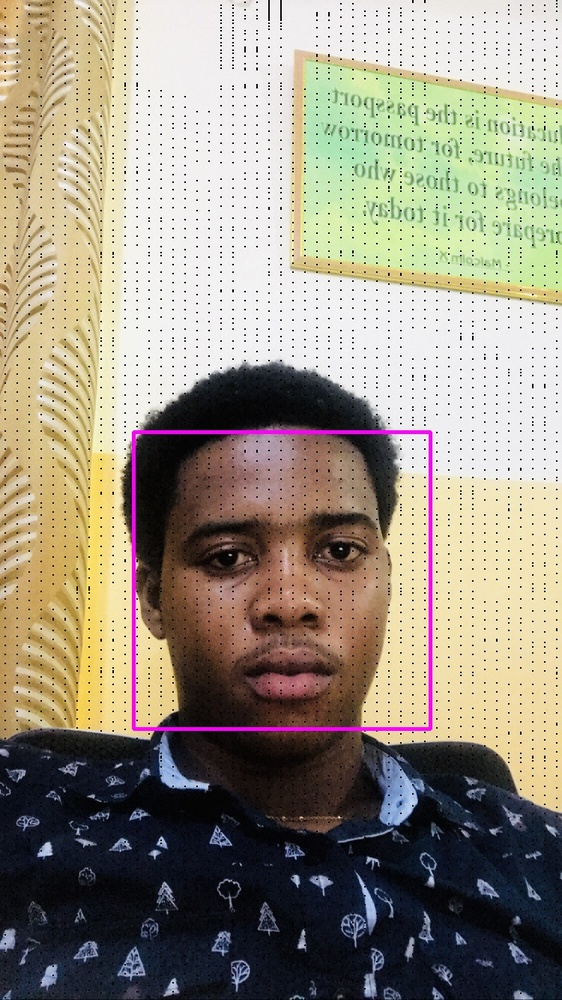
#> input picture 37A0A2CD-11CD-4A1D-AA8A-D5D0FB52F1BC.jpg, 562 x 1000 px, shrunk from 750 x 1334 before the run, given as the content of the folder desktop/sample_faces3, which was not available
$ jupyter execute Face_Detection.ipynb   (text cells are left out)
#> lines starting #> are read from the running program, lines starting #| are printed output that depends on the picture; after the words box and inside, x2 and y2 are one past the last pixel; in counts of white or black regions, pixels touching at a corner belong together; pictures that were not available may be replaced by others from this repository, and a replacement may not be noted
#> further down, img_read is the input picture: shape (1000, 562, 3); mean B, G, R 129.5, 145.3, 152.8
[cell 1]
import cv2 # imported OpenCV library

face_classifier = cv2.CascadeClassifier('downloads/haarcascade_frontalface_default.xml')#Haar Cascade classifier
def face_detect(img, box=True):
    '''a function to detect face so we  first get the image and convert it to grayscale to reduce computation power,
    detect face and draw rectangle around face.Finally save the new detected faces in another folder'''
#> called with box = True

    grayscale = cv2.cvtColor(img, cv2.COLOR_BGR2GRAY) #converting original image to color gray to reduce computation power
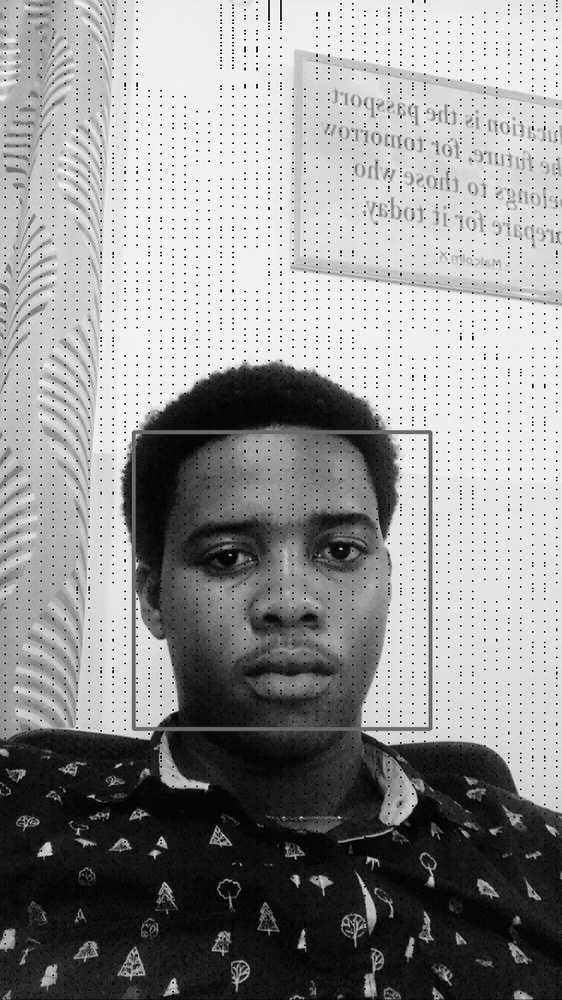
#> grayscale: shape (1000, 562); min 0, max 255, mean 145.7
    faces = face_classifier.detectMultiScale(grayscale, scaleFactor=1.05, minNeighbors=13, minSize=(30,30))#detect face
#> faces = [[133, 431, 297, 297]]

    face_box, face_coords = None, []
    for (x,y,w,h) in faces:
        if box:
            cv2.rectangle(img, (x,y), (x+w,y+h),(255,0,255), 4) #lets only loop the rectangular face
#> this loop made 1 pass
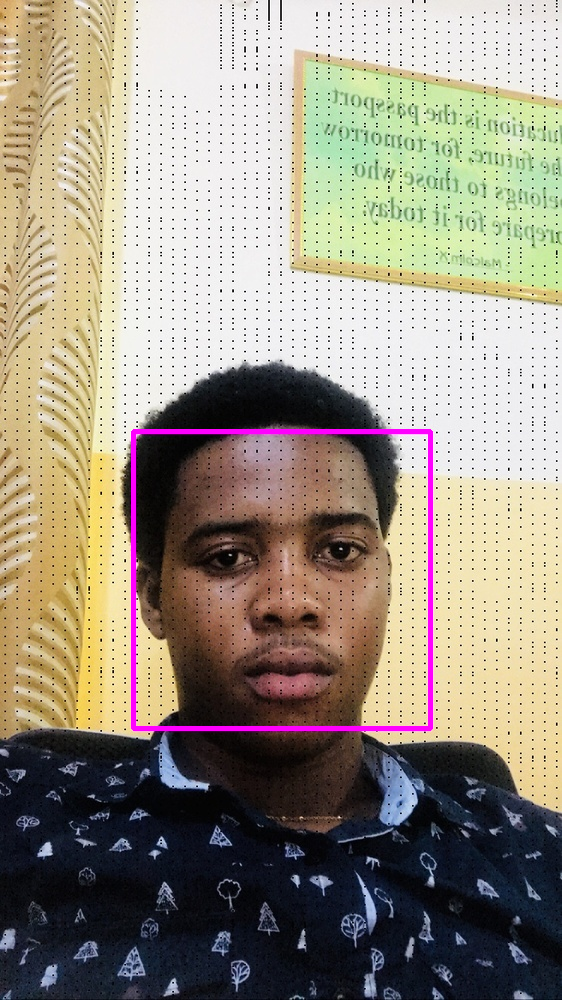
#> img: shape (1000, 562, 3); 1.05% of pixels changed, all inside (x1, y1, x2, y2) = (131, 429, 433, 731)
    face_box = img[y:y+h, x:x+w]#crop
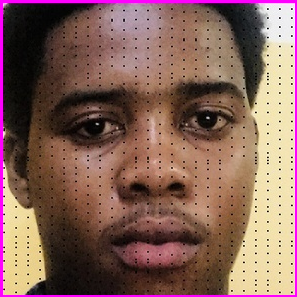
#> face_box: shape (297, 297, 3); mean B, G, R 89.1, 98.6, 133.6
    face_coords = [x,y,w,h] #coordinates
#> face_coords = [133, 431, 297, 297]

    return img #only returning the rectangular image for now. lets ignore the cropped face(face_box) and coordinates
#(face_coords) for now

print('Function is complete..')

[cell 2]
import os #we will want to use the filepath where the images are so we import os

files = os.listdir('desktop/sample_faces3')
images = [file for file in files if '.' in file]
for image in images:
    img_read = cv2.imread('desktop/sample_faces3/' + image)#read the image into array for computation
    detected_face = face_detect(img_read) #call our function
    cv2.imwrite('desktop/sample_faces3/collections/' + image, detected_face) #save it in collections folder
print('Done with face detection')
